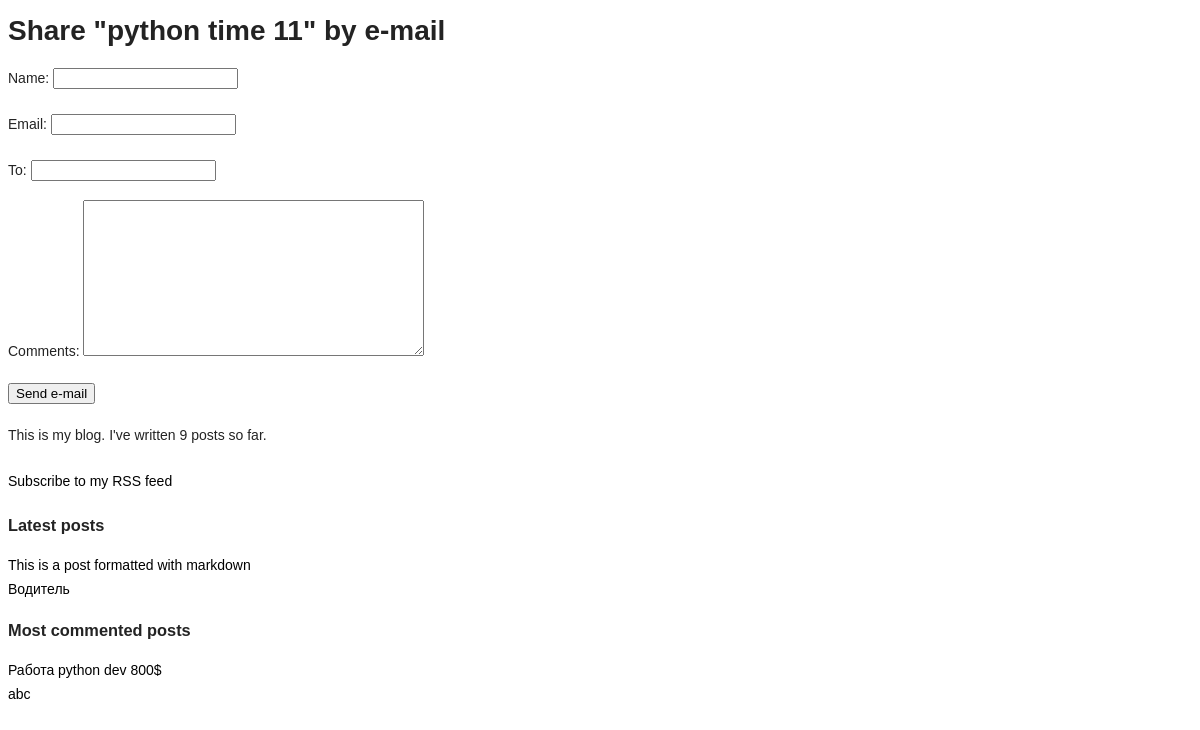
The page /blog/7/share/ on the database its author committed.
### blog/models.py (models this page shows, shortened)
class Post(models.Model):
    STATUS_CHOICES = (
        ('draft', 'Draft'),
        ('published', 'Published'),
        )
    title = models.CharField(max_length=250)
    slug = models.SlugField(max_length=250,unique_for_date='publish')
    author = models.ForeignKey(User,on_delete=models.CASCADE,
    related_name='blog_posts')
    body = models.TextField()
    publish = models.DateTimeField(default=timezone.now)
    created = models.DateTimeField(auto_now_add=True)
    updated = models.DateTimeField(auto_now=True)
    status = models.CharField(max_length=10,choices=STATUS_CHOICES,default='draft')
    objects = models.Manager() # Менеджер по умолчанию.
    published = PublishedManager() # Наш новый менеджер.
    tags = TaggableManager()
    def get_absolute_url(self):
        return reverse('blog:post_detail', args=[self.publish.year, self.publish.month, self.publish.day, self.slug])
    class Meta:
        ordering = ('-publish',)

### blog/views.py (the view)
# urls.py: path('<int:post_id>/share/', views.post_share, name='post_share'),
def post_share(request, post_id):
    post = get_object_or_404(Post, id=post_id,status='published')
    sent = False
    if request.method == 'POST':
        form = EmailPostForm(request.POST)
        if form.is_valid():
            cd = form.cleaned_data
        post_url = request.build_absolute_uri(post.get_absolute_url())
        subject = '{} ({}) recommends you reading "{}"'.format(cd['name'], cd['email'], post.title)
        message = 'Read "{}" at {}\n\n{}\'s comments: {}'.format(post.title, post_url, cd['name'], cd['comments'])
        send_mail(subject, message, 'vihndsm@gmail.com', [cd['to']])
        sent = True
    else:
        form = EmailPostForm()
    return render(request, 'blog/post/share.html', {'post': post, 'form': form, 'sent': sent})

### blog/forms.py
class EmailPostForm(forms.Form):
    name = forms.CharField(max_length=25)
    email = forms.EmailField()
    to = forms.EmailField()
    comments = forms.CharField(required=False,widget=forms.Textarea)

### blog/models.py (called while the page is built)
    def get_queryset(self):
        return super().get_queryset().filter(status='published')

### blog/templatetags/blog_tags.py (called while the page is built)
@register.simple_tag
def get_most_commented_posts(count=2):
    return Post.published.annotate(total_comments=Count('comments')) .order_by('-total_comments')[:count]

@register.simple_tag
def total_posts():
    return Post.published.count()

@register.inclusion_tag('blog/post/latest_posts.html')
def show_latest_posts(count=5):
    latest_posts = Post.published.order_by('-publish')[:count]
    return {'latest_posts': latest_posts}

### blog/templates/blog/post/share.html (shortened to what this page needs)
{% extends "blog/base.html" %}
{% block content %}
    {% if sent %}
        <h1>E-mail successfully sent</h1>
        <p>"{{ post.title }}" was successfully sent to {{ form.cleaned_data.to }}.</p>
    {% else %}
        <h1>Share "{{ post.title }}" by e-mail</h1>
        <form action="." method="post">
            {{ form.as_p }}
            <input type="submit" value="Send e-mail">
        </form>
    {% endif %}
{% endblock %}

### blog/templates/blog/base.html (shortened to what this page needs)
{% load blog_tags %}
{% load static %}
<!DOCTYPE html>
<html>
<head>
    <link href="{% static 'css/blog.css' %}" rel="stylesheet">
</head>
<body>
    <div id="content">
        {% block content %}{% endblock %}
    </div>
    <div id="sidebar">
    <p>This is my blog. I've written {% total_posts %} posts so far.</p>
    <p><a href="{% url "blog:post_feed" %}">Subscribe to my RSS feed</a></p>
    <h3>Latest posts</h3>
    {% show_latest_posts 2 %}
    <h3>Most commented posts</h3>
    {% get_most_commented_posts as most_commented_posts %}
    <ul>
        {% for post in most_commented_posts %}
            <li><a href="{{ post.get_absolute_url }}">{{ post.title }}</a></li>
        {% endfor %}
    </ul>
    </div>
</body>
</html>

### blog/templates/blog/post/latest_posts.html
<ul>
    {% for post in latest_posts %}
        <li><a href="{{ post.get_absolute_url }}">{{ post.title }}</a></li>
    {% endfor %}
</ul>

### blog/static/css/blog.css (style rules this page uses)
body { font-size: 14px; font-weight: 300; line-height: 24px; height: 100%; font-family: 'Poppins', sans-serif; color: #232323; }
html, body { height: 100% }
h1, h2, h3, h4, h5, h6 { font-family: 'Montserrat', sans-serif; }
a { text-decoration: none; -webkit-transition: all 0.4s; -webkit-transition: all 0.2s; transition: all 0.2s; color: #000; }
p { line-height: 32px; }
ul, li { margin: 0; padding: 0; list-style: none; }

### rows shown on the page
Post: title "python time 11"
Post: title "This is a post formatted with markdown"
Post: title "Водитель"
Post: title "Работа python dev 800$"
Post: title "abc"
